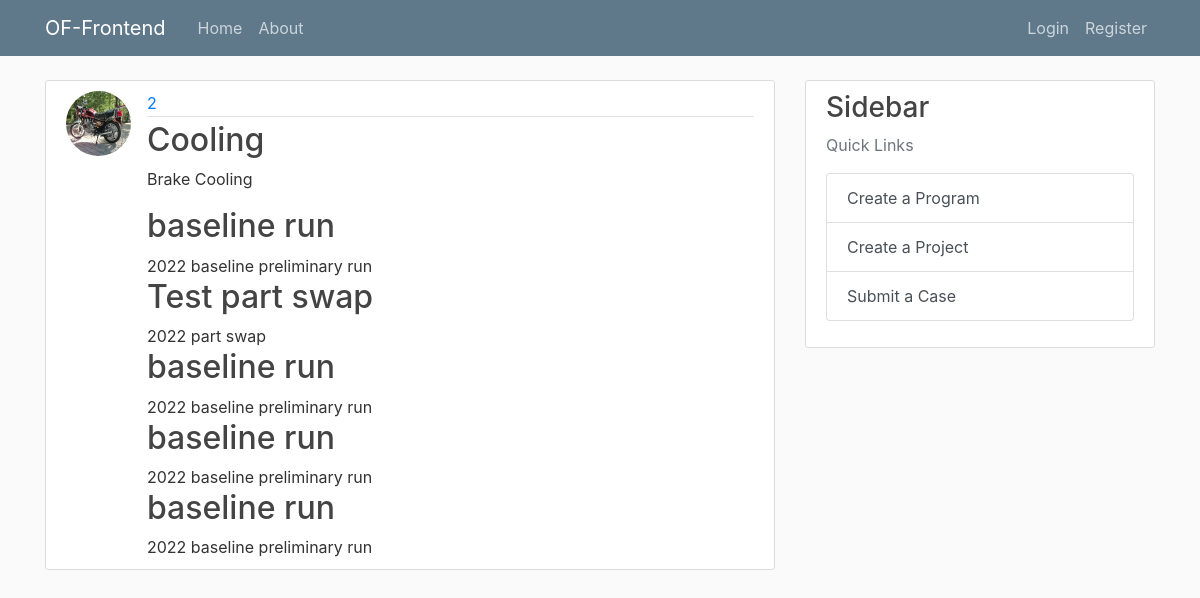
/project/1/, run on the app's committed database.
### flask_website/models.py (models this page shows, shortened)
class User(db.Model, UserMixin):
    __tablename__ = "user"
    id = db.Column(db.Integer, primary_key=True)
    username = db.Column(db.String(20), unique=True, nullable=False)
    email = db.Column(db.String(120), unique=True, nullable=False)
    image_file = db.Column(db.String(20), default="default.jpg")
    password = db.Column(db.String(60), nullable=False)
    creator_program = db.relationship("Program", backref="creator_program", lazy=True)
    creator_project = db.relationship("Project", backref="creator_project", lazy=True)

class Project(db.Model):
    __tablename__ = "project"
    id = db.Column(db.Integer, primary_key=True)
    name = db.Column(db.String(20), unique=True, nullable=False)
    description = db.Column(db.Text, unique=False, nullable=False)
    created_date = db.Column(
        db.DateTime, nullable=False, default=datetime.utcnow
    )  # auto
    created_by = db.Column(db.Integer, db.ForeignKey("user.id"), nullable=False)
    program_id = db.Column(db.Integer, db.ForeignKey("program.id"), nullable=False)
    program = db.relationship("Program", back_populates="project")
    case = db.relationship("Case", back_populates="project")  # forward

class Case(db.Model):
    __tablename__ = "case"
    id = db.Column(db.Integer, primary_key=True)
    name = db.Column(db.String(20), unique=False, nullable=False)
    description = db.Column(db.Text, unique=False, nullable=False)
    created_date = db.Column(db.DateTime, nullable=False, default=datetime.utcnow)
    created_by = db.Column(db.Integer, db.ForeignKey("user.id"), nullable=False)
    project_id = db.Column(db.Integer, db.ForeignKey("project.id"), nullable=False)
    model_id = db.Column(db.Integer, db.ForeignKey("model.id"), nullable=False)
    baseline_id = db.Column(db.Integer, ForeignKey("model.id"))
    ridemap_id = db.Column(db.Integer, db.ForeignKey("ridemap.id"), nullable=False)
    project = db.relationship("Project", back_populates="case")
    geometry_id = db.Column(db.Integer, ForeignKey("geomconfig.id"))

### flask_website/routes.py (the view)
@login_required
@app.route("/project/<int:project_id>/")
def project(project_id):
    project = Project.query.get_or_404(project_id)
    program = Program.query.get_or_404(project.program_id)
    cases = project.case
    return render_template(
        "project.html",
        title=program.name,
        program=program,
        project=project,
        cases=cases,
    )

### flask_website/templates/project.html
{% extends "layout.html" %}
{% block content %}
<article class="media content-section">
  <img class="rounded-circle article-img" ,
    src="{{ url_for('static',filename = 'profile_pics/' + program.creator_program.image_file) }}">
  <div class="media-body">
    <div class="article-metadata">
      <a class="mr-2" href="#">{{ project.created_by}}</a>
    </div>
    <h2 class="article-title">{{ project.name }}</h2>
    <p class="article-content">{{ project.description }}</p>
    {% for case in cases %}
    <div class="media-body">
      <h2><a class="article-title"
          href="{{ url_for('case', program_id = program.id, project_id = project.id, case_id = case.id) }}">{{
          case.name }}</a></h2>
      <div class="article-text">{{ case.description }} </div>
    </div>
    {% endfor %}
  </div>
</article>
{% endblock content %}

### flask_website/static/main.css (style rules this page uses)
body { background: #fafafa; color: #333333; margin-top: 5rem; }
h1, h2, h3, h4, h5, h6 { color: #444444; }
.content-section { background: #ffffff; padding: 10px 20px; border: 1px solid #dddddd; border-radius: 3px; margin-bottom: 20px; }
.article-title { color: #444444; }
.article-content { white-space: pre-line; }
.article-img { height: 65px; width: 65px; margin-right: 16px; }
.article-metadata { padding-bottom: 1px; margin-bottom: 4px; border-bottom: 1px solid #e3e3e3 }

### data on the page
User: image_file (placeholder picture)
Project: created_by "2", name "Cooling", description "Brake Cooling"
Case: name "baseline run", description "2022 baseline preliminary run"
Case: name "Test part swap", description "2022 part swap"
Case: name "baseline run", description "2022 baseline preliminary run"
Case: name "baseline run", description "2022 baseline preliminary run"
Case: name "baseline run", description "2022 baseline preliminary run"
